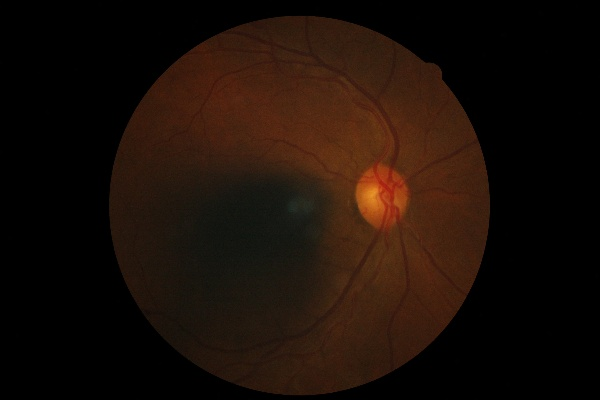
#> input picture temp/42780_right.jpeg, 600 x 400 px; its folder holds only this picture in this run
$ python -i preprocessing_fundus.py   (imports and definitions only)   (older library calls are emulated)
#> lines starting #> are read from the running program, lines starting #| are printed output that depends on the picture
###########################################################
###########################################################
####                                                   ####
####       LIBRARY OF PREPROCESSING FUNCTIONS FOR      ####
####              COLOR FUNDUS PHOTOGRAPHY             ####
####                                                   ####
###########################################################
###########################################################


##  Python modules
from __future__ import division, print_function
import sys
import numpy as np
import cv2
import os

from sklearn import preprocessing
from skimage.color import rgb2grey, grey2rgb
from skimage import exposure
from scipy.stats import norm
from scipy.ndimage import filters
from scipy import interpolate as intp
from scipy.signal import argrelextrema
from scipy.ndimage import morphology as mph
from scipy import misc

##  My variable format
myfloat = np.float32
path = "./finalDataset/val/1/"
outpath = "./claheImages/"


##  Constants
EPS = 1e-7


###########################################################
###########################################################
####                                                   ####
####                   RGB TO GRAYSCALE                ####
####                                                   ####
###########################################################
###########################################################


def rgb2gray(rgb):
    return rgb[:, :, 0] * 0.299 + rgb[:, :, 1] * 0.587 + rgb[:, :, 2] * 0.114


###########################################################
###########################################################
####                                                   ####
####                  CLAHE EQUALIZATION               ####
####                                                   ####
###########################################################
###########################################################

def clahe(img, clip_limit=2.0, grid=(8, 8)):

    clh = cv2.createCLAHE(clipLimit=clip_limit, tileGridSize=grid)
    img = cv2.cvtColor(img, cv2.COLOR_BGR2LAB)
    img_planes = cv2.split(img)
    img_planes[0] = clh.apply(img_planes[0])
    img = cv2.merge(img_planes)
    img = cv2.cvtColor(img, cv2.COLOR_LAB2BGR)

    return img


###########################################################
###########################################################
####                                                   ####
####                    GAMMA CORRECTION               ####
####                                                   ####
###########################################################
###########################################################

# [112 lines left out: functions adjust_gamma, gauss_kernel_2d, get_mask, normalize_luminosity_m1, not called in this run]


###########################################################
###########################################################
####                                                   ####
####          NORMALIZE LUMINOSITY -- METHOD 2         ####
####                                                   ####
###########################################################
###########################################################

def normalize_luminosity_m2(img, scale):
    return cv2.addWeighted(img, 4, cv2.GaussianBlur(img, (0, 0), scale / 30),
                           -4, 128)


###########################################################
###########################################################
####                                                   ####
####                      SCALE RADIUS                 ####
####                                                   ####
###########################################################
###########################################################

# [152 lines left out: functions scale_radius, equalize_contrast, radial_padding, line_padding, stretch_scan, not called in this run]


###########################################################
###########################################################
####                                                   ####
####                   IMAGE NORMALIZATION             ####
####                                                   ####
###########################################################
###########################################################

def normalization(img, mean, std):
    return (img - mean) / std


###########################################################
###########################################################
####                                                   ####
####                   IMAGE WHITENING                 ####
####                                                   ####
###########################################################
###########################################################

# [30 lines left out: function whitening, not called in this run]


# [10 lines not run here, left out]
        # [9 lines of commented-out code are left out]

>>> import cv2
>>> picture = cv2.imread('temp/42780_right.jpeg', cv2.IMREAD_GRAYSCALE)
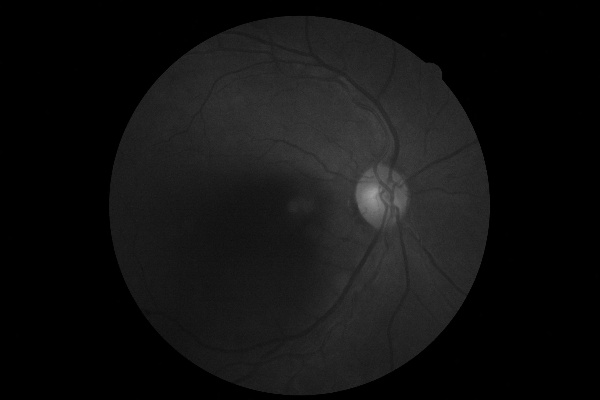
#> picture: shape (400, 600); min 0, max 162, mean 17.5
>>> result = clahe(picture)
#> (the run stopped early here; a loop or call above may not have finished)

$ run again, on temp/42815_left.jpeg
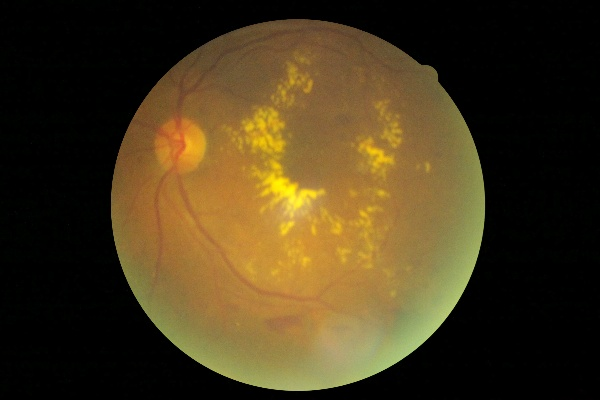
#> input picture temp/42815_left.jpeg, 600 x 400 px
#> `picture = cv2.imread('temp/42780_right.jpeg', cv2.IMREAD_GRAYSCALE)`:
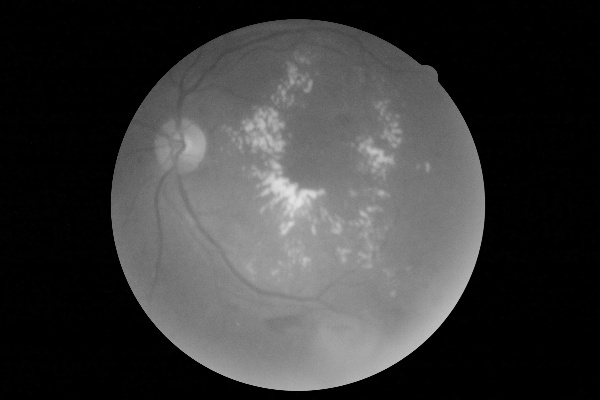
#> picture: shape (400, 600); min 0, max 226, mean 58
